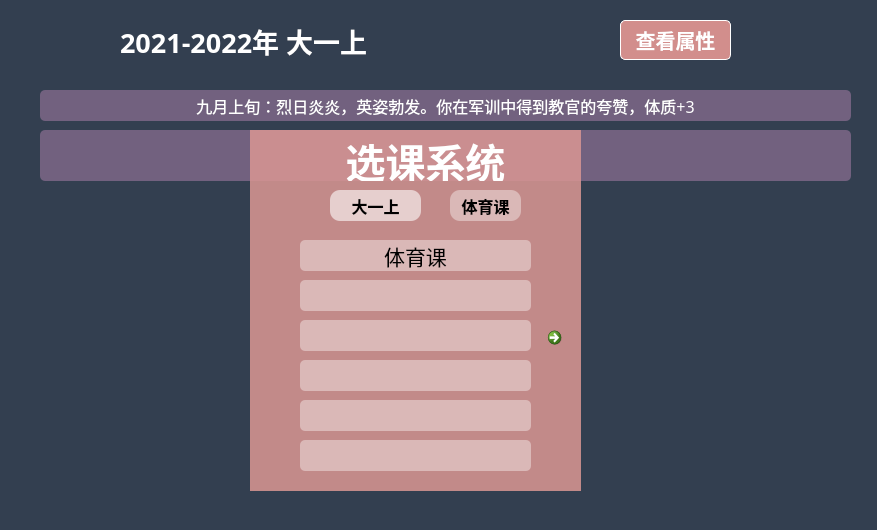
<?xml version="1.0" encoding="UTF-8"?>
<ui version="4.0">
 <class>Form</class>
 <widget class="QWidget" name="Form">
  <property name="geometry">
   <rect>
    <x>0</x>
    <y>0</y>
    <width>877</width>
    <height>530</height>
   </rect>
  </property>
  <property name="palette">
   <palette>
    <active>
     <colorrole role="Base">
      <brush brushstyle="SolidPattern">
       <color alpha="255">
        <red>255</red>
        <green>255</green>
        <blue>255</blue>
       </color>
      </brush>
     </colorrole>
     <colorrole role="Window">
      <brush brushstyle="SolidPattern">
       <color alpha="255">
        <red>51</red>
        <green>63</green>
        <blue>80</blue>
       </color>
      </brush>
     </colorrole>
    </active>
    <inactive>
     <colorrole role="Base">
      <brush brushstyle="SolidPattern">
       <color alpha="255">
        <red>255</red>
        <green>255</green>
        <blue>255</blue>
       </color>
      </brush>
     </colorrole>
     <colorrole role="Window">
      <brush brushstyle="SolidPattern">
       <color alpha="255">
        <red>51</red>
        <green>63</green>
        <blue>80</blue>
       </color>
      </brush>
     </colorrole>
    </inactive>
    <disabled>
     <colorrole role="Base">
      <brush brushstyle="SolidPattern">
       <color alpha="255">
        <red>51</red>
        <green>63</green>
        <blue>80</blue>
       </color>
      </brush>
     </colorrole>
     <colorrole role="Window">
      <brush brushstyle="SolidPattern">
       <color alpha="255">
        <red>51</red>
        <green>63</green>
        <blue>80</blue>
       </color>
      </brush>
     </colorrole>
    </disabled>
   </palette>
  </property>
  <property name="windowTitle">
   <string>人物模拟器</string>
  </property>
  <property name="windowIcon">
   <iconset resource="resource/image.qrc">
    <normaloff>:/icon/images/icon.png</normaloff>:/icon/images/icon.png</iconset>
  </property>
  <property name="autoFillBackground">
   <bool>true</bool>
  </property>
  <property name="styleSheet">
   <string notr="true"/>
  </property>
  <widget class="QPushButton" name="btn_stats">
   <property name="geometry">
    <rect>
     <x>620</x>
     <y>20</y>
     <width>111</width>
     <height>40</height>
    </rect>
   </property>
   <property name="font">
    <font>
     <family>KaiTi</family>
     <pointsize>15</pointsize>
     <weight>75</weight>
     <bold>true</bold>
    </font>
   </property>
   <property name="styleSheet">
    <string notr="true">background-color: rgb(210, 142, 140);
border: 1px solid;
border-color: rgb(255, 255, 255);
border-radius: 5px;
color: rgb(255, 255, 255);</string>
   </property>
   <property name="text">
    <string>查看属性</string>
   </property>
   <property name="checkable">
    <bool>true</bool>
   </property>
  </widget>
  <widget class="QLabel" name="logo">
   <property name="geometry">
    <rect>
     <x>20</x>
     <y>20</y>
     <width>67</width>
     <height>41</height>
    </rect>
   </property>
   <property name="styleSheet">
    <string notr="true"/>
   </property>
   <property name="text">
    <string/>
   </property>
   <property name="pixmap">
    <pixmap resource="resource/image.qrc">:/icon/images/logo_BIT.png</pixmap>
   </property>
   <property name="scaledContents">
    <bool>true</bool>
   </property>
  </widget>
  <widget class="QLabel" name="label_topic">
   <property name="geometry">
    <rect>
     <x>120</x>
     <y>20</y>
     <width>421</width>
     <height>41</height>
    </rect>
   </property>
   <property name="font">
    <font>
     <family>KaiTi</family>
     <pointsize>20</pointsize>
     <weight>75</weight>
     <bold>true</bold>
    </font>
   </property>
   <property name="styleSheet">
    <string notr="true">color: rgb(255, 255, 255);</string>
   </property>
   <property name="text">
    <string>2021-2022年 大一上</string>
   </property>
  </widget>
  <widget class="QLabel" name="episode_1">
   <property name="geometry">
    <rect>
     <x>40</x>
     <y>90</y>
     <width>811</width>
     <height>31</height>
    </rect>
   </property>
   <property name="font">
    <font>
     <family>KaiTi</family>
     <pointsize>12</pointsize>
    </font>
   </property>
   <property name="styleSheet">
    <string notr="true">background-color: rgb(114, 97, 127);
color: rgb(255, 255, 255);
border-radius: 5px;</string>
   </property>
   <property name="text">
    <string>九月上旬：烈日炎炎，英姿勃发。你在军训中得到教官的夸赞，体质+3</string>
   </property>
   <property name="alignment">
    <set>Qt::AlignCenter</set>
   </property>
   <property name="wordWrap">
    <bool>true</bool>
   </property>
   <property name="margin">
    <number>30</number>
   </property>
  </widget>
  <widget class="QLabel" name="episode_2">
   <property name="geometry">
    <rect>
     <x>40</x>
     <y>130</y>
     <width>811</width>
     <height>51</height>
    </rect>
   </property>
   <property name="font">
    <font>
     <family>KaiTi</family>
     <pointsize>12</pointsize>
    </font>
   </property>
   <property name="styleSheet">
    <string notr="true">background-color: rgb(114, 97, 127);
color: rgb(255, 255, 255);
border-radius: 5px;</string>
   </property>
   <property name="text">
    <string/>
   </property>
   <property name="alignment">
    <set>Qt::AlignCenter</set>
   </property>
   <property name="wordWrap">
    <bool>true</bool>
   </property>
   <property name="margin">
    <number>30</number>
   </property>
  </widget>
  <widget class="QStackedWidget" name="stackedWidget">
   <property name="geometry">
    <rect>
     <x>250</x>
     <y>130</y>
     <width>331</width>
     <height>361</height>
    </rect>
   </property>
   <property name="styleSheet">
    <string notr="true">background-color: rgba(217, 150, 147, 160);</string>
   </property>
   <property name="currentIndex">
    <number>0</number>
   </property>
   <widget class="QWidget" name="page">
    <widget class="QLabel" name="label">
     <property name="geometry">
      <rect>
       <x>80</x>
       <y>10</y>
       <width>191</width>
       <height>41</height>
      </rect>
     </property>
     <property name="font">
      <font>
       <family>KaiTi</family>
       <pointsize>30</pointsize>
       <weight>75</weight>
       <bold>true</bold>
      </font>
     </property>
     <property name="styleSheet">
      <string notr="true">color: rgb(255, 255, 255);
background-color: rgba(217, 150, 147, 0);</string>
     </property>
     <property name="text">
      <string>选课系统</string>
     </property>
     <property name="alignment">
      <set>Qt::AlignCenter</set>
     </property>
    </widget>
    <widget class="QLabel" name="label_2">
     <property name="geometry">
      <rect>
       <x>80</x>
       <y>60</y>
       <width>91</width>
       <height>31</height>
      </rect>
     </property>
     <property name="font">
      <font>
       <family>KaiTi</family>
       <pointsize>12</pointsize>
       <weight>75</weight>
       <bold>true</bold>
      </font>
     </property>
     <property name="styleSheet">
      <string notr="true">background-color: rgba(255, 255, 255, 150);
border-radius: 10px;</string>
     </property>
     <property name="text">
      <string>大一上</string>
     </property>
     <property name="alignment">
      <set>Qt::AlignCenter</set>
     </property>
    </widget>
    <widget class="QPushButton" name="btn_physical_0">
     <property name="geometry">
      <rect>
       <x>50</x>
       <y>110</y>
       <width>231</width>
       <height>31</height>
      </rect>
     </property>
     <property name="font">
      <font>
       <family>KaiTi</family>
       <pointsize>16</pointsize>
      </font>
     </property>
     <property name="styleSheet">
      <string notr="true">background-color: rgba(255, 255, 255, 100);
border-radius: 5px;</string>
     </property>
     <property name="text">
      <string>体育课</string>
     </property>
     <property name="checkable">
      <bool>true</bool>
     </property>
     <property name="autoExclusive">
      <bool>true</bool>
     </property>
    </widget>
    <widget class="QLabel" name="label_3">
     <property name="geometry">
      <rect>
       <x>200</x>
       <y>60</y>
       <width>71</width>
       <height>31</height>
      </rect>
     </property>
     <property name="font">
      <font>
       <family>KaiTi</family>
       <pointsize>12</pointsize>
       <weight>75</weight>
       <bold>true</bold>
      </font>
     </property>
     <property name="styleSheet">
      <string notr="true">background-color: rgba(255, 255, 255, 100);
border-radius: 10px;</string>
     </property>
     <property name="text">
      <string>体育课</string>
     </property>
     <property name="alignment">
      <set>Qt::AlignCenter</set>
     </property>
    </widget>
    <widget class="QPushButton" name="btn_physical_1">
     <property name="geometry">
      <rect>
       <x>50</x>
       <y>150</y>
       <width>231</width>
       <height>31</height>
      </rect>
     </property>
     <property name="font">
      <font>
       <family>KaiTi</family>
       <pointsize>16</pointsize>
      </font>
     </property>
     <property name="styleSheet">
      <string notr="true">background-color: rgba(255, 255, 255, 100);
border-radius: 5px;</string>
     </property>
     <property name="text">
      <string/>
     </property>
     <property name="checkable">
      <bool>true</bool>
     </property>
     <property name="autoExclusive">
      <bool>true</bool>
     </property>
    </widget>
    <widget class="QPushButton" name="btn_physical_2">
     <property name="geometry">
      <rect>
       <x>50</x>
       <y>190</y>
       <width>231</width>
       <height>31</height>
      </rect>
     </property>
     <property name="font">
      <font>
       <family>KaiTi</family>
       <pointsize>16</pointsize>
      </font>
     </property>
     <property name="styleSheet">
      <string notr="true">background-color: rgba(255, 255, 255, 100);
border-radius: 5px;</string>
     </property>
     <property name="text">
      <string/>
     </property>
     <property name="checkable">
      <bool>true</bool>
     </property>
     <property name="autoExclusive">
      <bool>true</bool>
     </property>
    </widget>
    <widget class="QPushButton" name="btn_physical_3">
     <property name="geometry">
      <rect>
       <x>50</x>
       <y>230</y>
       <width>231</width>
       <height>31</height>
      </rect>
     </property>
     <property name="font">
      <font>
       <family>KaiTi</family>
       <pointsize>16</pointsize>
      </font>
     </property>
     <property name="styleSheet">
      <string notr="true">background-color: rgba(255, 255, 255, 100);
border-radius: 5px;</string>
     </property>
     <property name="text">
      <string/>
     </property>
     <property name="checkable">
      <bool>true</bool>
     </property>
     <property name="autoExclusive">
      <bool>true</bool>
     </property>
    </widget>
    <widget class="QPushButton" name="btn_physical_4">
     <property name="geometry">
      <rect>
       <x>50</x>
       <y>270</y>
       <width>231</width>
       <height>31</height>
      </rect>
     </property>
     <property name="font">
      <font>
       <family>KaiTi</family>
       <pointsize>16</pointsize>
      </font>
     </property>
     <property name="styleSheet">
      <string notr="true">background-color: rgba(255, 255, 255, 100);
border-radius: 5px;</string>
     </property>
     <property name="text">
      <string/>
     </property>
     <property name="checkable">
      <bool>true</bool>
     </property>
     <property name="autoExclusive">
      <bool>true</bool>
     </property>
    </widget>
    <widget class="QPushButton" name="btn_physical_5">
     <property name="geometry">
      <rect>
       <x>50</x>
       <y>310</y>
       <width>231</width>
       <height>31</height>
      </rect>
     </property>
     <property name="font">
      <font>
       <family>KaiTi</family>
       <pointsize>16</pointsize>
      </font>
     </property>
     <property name="styleSheet">
      <string notr="true">background-color: rgba(255, 255, 255, 100);
border-radius: 5px;</string>
     </property>
     <property name="text">
      <string/>
     </property>
     <property name="checkable">
      <bool>true</bool>
     </property>
     <property name="autoExclusive">
      <bool>true</bool>
     </property>
    </widget>
    <widget class="QCommandLinkButton" name="btn_next_1">
     <property name="geometry">
      <rect>
       <x>290</x>
       <y>190</y>
       <width>31</width>
       <height>41</height>
      </rect>
     </property>
     <property name="text">
      <string/>
     </property>
    </widget>
   </widget>
   <widget class="QWidget" name="page_2"/>
  </widget>
 </widget>
 <resources>
  <include location="resource/image.qrc"/>
 </resources>
 <connections/>
</ui>
